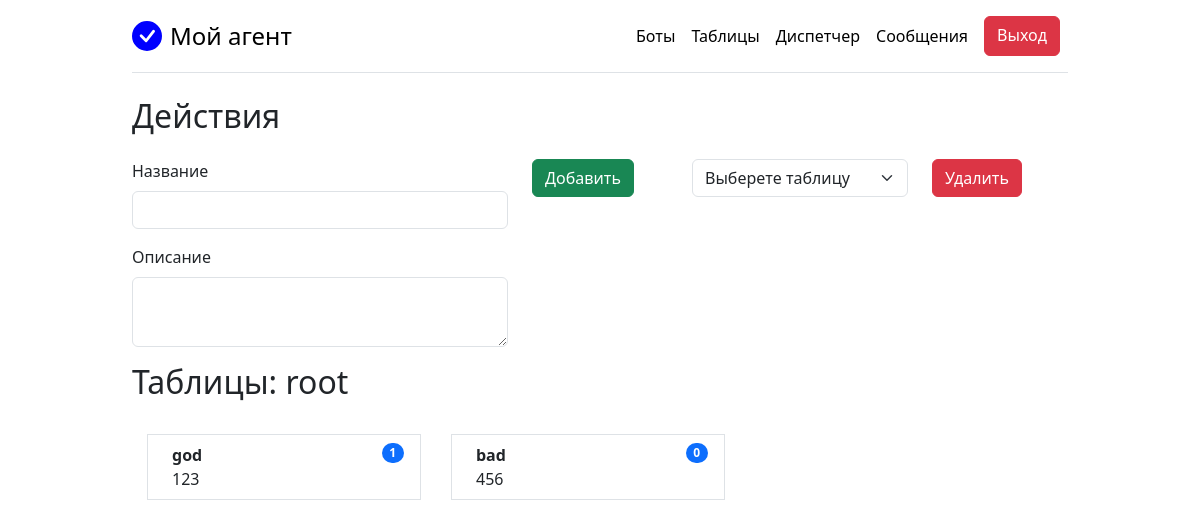
Page /tgparser/ (signed in) on the earlier database version.
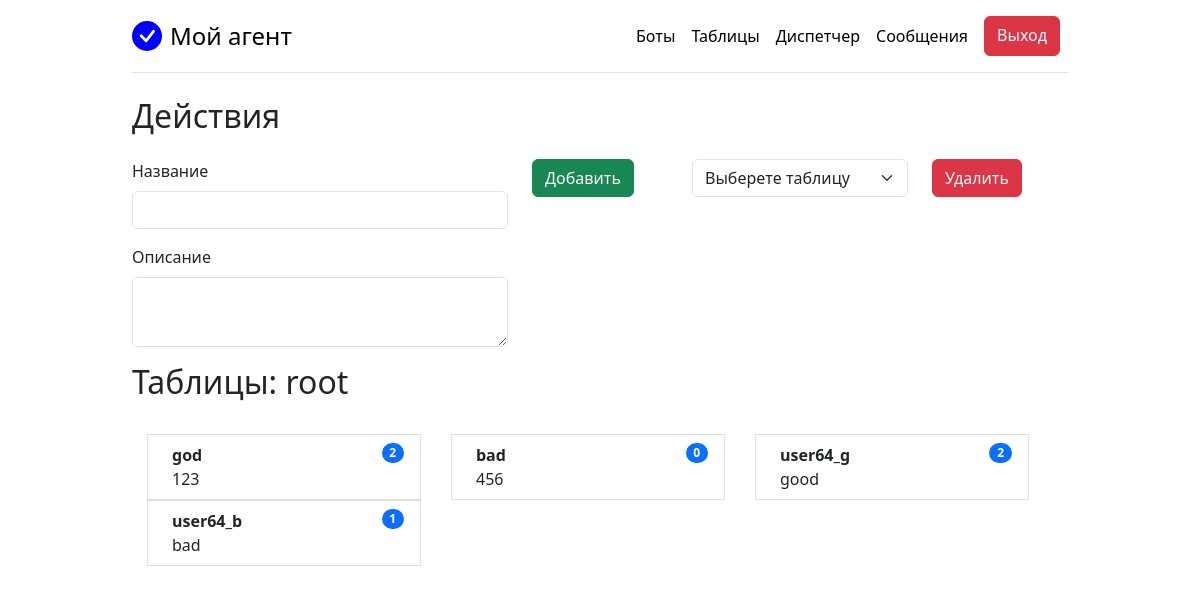
Same page on the later database version.
### web_app/tgparser/models.py (models this page shows, shortened)
class Table(models.Model):
    name = models.CharField(
        max_length=40,
        verbose_name='Название')
    description = models.TextField(
        max_length=75,
        verbose_name='Описание',
        blank=True)
    owner = models.ForeignKey(User, on_delete=models.CASCADE)
    class Meta:
        verbose_name = 'Таблица'
        verbose_name_plural = 'Таблицы'

### web_app/tgparser/views.py (the view)
# urls.py: path('', views.view_tables, name="view_tables"),
def view_tables(request):
    if request.user.is_superuser:
        tables = Table.objects.all()
    elif request.user.is_authenticated:
        tables = Table.objects.filter(owner=request.user)
    else:
        messages.warning(request, 'Пройдите аутентификацию')
        return redirect('home')
    if request.method == 'POST':
        form = TableForm(request.POST)
        if form.is_valid():
            form.save()
            return redirect('view_tables')
    else:
        form = TableForm()
    context = {'tables': tables, 'form': form, 'title': 'Таблицы', 'user': request.user}
    return render(request, 'tab/tables.html', context)

### web_app/tgparser/forms.py
class TableForm(forms.ModelForm):
    class Meta:
        model = Table
        fields = '__all__'
        widgets = {
            'name': forms.TextInput(attrs={'placeholder': ''}),
            'description': forms.Textarea(attrs={'placeholder': '', 'style': 'height: 70px;'}),
        }

### templates/tab/tables.html (shortened to what this page needs)
{% extends 'base.html' %}
{% load bootstrap4 %}
{% block content %}
<h2>Действия</h2>
<div class="row my-4">
  <div class="col-md-5">
    <form method="POST">
        {% bootstrap_field form.name layout='horizontal'%}
        <div class="my-2">
        {% bootstrap_field form.description layout='horizontal' %}
        </div>
  </div>
  <div class="col-md-2">
        <button type="submit" class="btn btn-success">Добавить</button>
  </div>
  <div class="col-md-3">
    <form method="POST" action="{% url 'del_table' %}">
        <select required class="form-select" aria-label="Default select example" name="table_id">
            <option value disabled selected>Выберете таблицу</option>
        </select>
  </div>
    <div class="col-md-2">
        <button type="submit" class="btn btn-danger">Удалить</button>
    </div>
<h2>Таблицы: {{ user }}</h2>
<div class="row my-4">
  <div class="col">
    <ul class="list-group list-group-horizontal flex-wrap">
      {% for table in tables %}
      <div class="col-md-4">
        <a href="{% url 'view_phrases' table.pk %}" class="list-group-item list-group-item-action">
          <li class="d-flex justify-content-between align-items-start">
            <div class="ms-2 me-auto">
              <div class="fw-bold">{{ table.name }}</div>
              {{ table.description }}
            </div>
            <span class="badge bg-primary rounded-pill ms-2">{{table.tab_phrases.count}}</span>
          </li>
        </a>
      </div>
      {% endfor %}
    </ul>
  </div>
</div>
{% endblock %}

Differences in the rows shown:
computed for Table "god": tab_phrases.count "1" → "2"
added Table: name "user64_g", description "good", tab_phrases.count "2"
added Table: name "user64_b", description "bad", tab_phrases.count "1"
